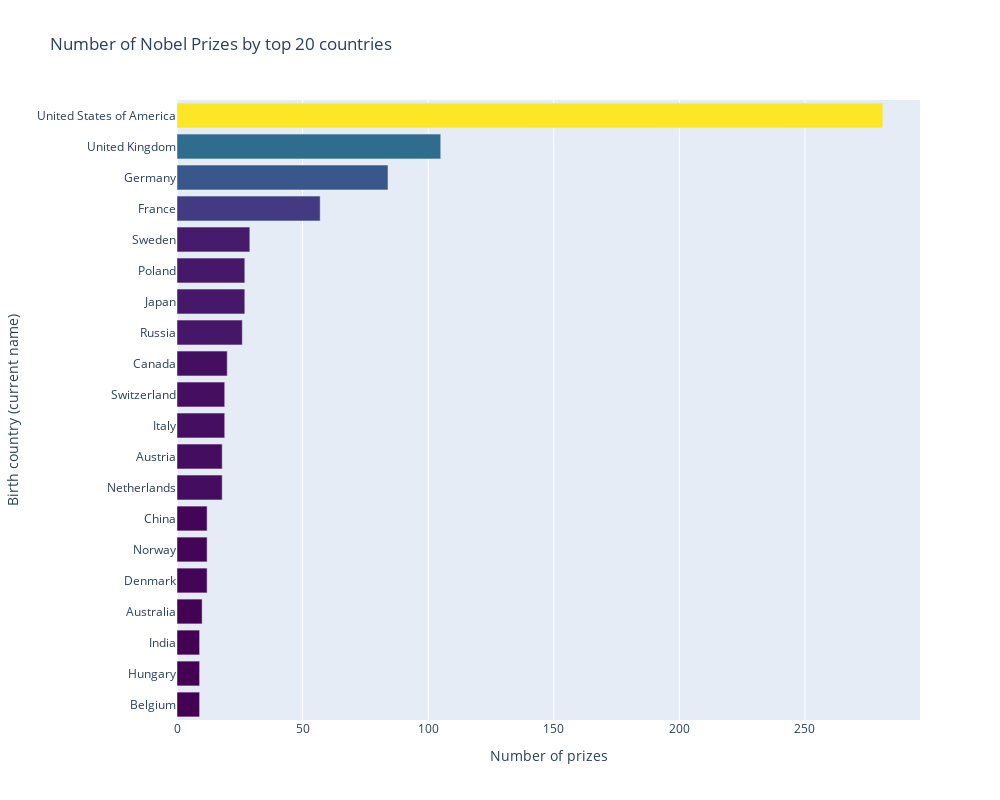

Notebook code cell kept with this figure:
### Code cell
fig = px.bar(top_20_countries,
             y=top_20_countries.birth_country_current,
             x=top_20_countries.prize,
             orientation='h',
             color_continuous_scale='Viridis',
             color='prize',
             title='Number of Nobel Prizes by top 20 countries',
             width=1000,
             height=800)

fig.update_layout(xaxis_title='Number of prizes',
                  yaxis_title='Birth country (current name)',
                  coloraxis_showscale=False)

fig.show()

### Figure 1 — Plotly figure (JSON) as saved in the notebook; plotly's stock layout.template omitted (floating-point values rounded to 4 significant figures)
{"data": [{"alignmentgroup": "True", "hovertemplate": "prize=%{marker.color}<br>birth_country_current=%{y}<extra></extra>", "legendgroup": "", "marker": {"color": [9, 9, 9, 10, 12, 12, 12, 18, 18, 19, 19, 20, 26, 27, 27, 29, 57, 84, 105, 281], "coloraxis": "coloraxis", "pattern": {"shape": ""}}, "name": "", "offsetgroup": "", "orientation": "h", "showlegend": false, "textposition": "auto", "type": "bar", "x": [9, 9, 9, 10, 12, 12, 12, 18, 18, 19, 19, 20, 26, 27, 27, 29, 57, 84, 105, 281], "xaxis": "x", "y": ["Belgium", "Hungary", "India", "Australia", "Denmark", "Norway", "China", "Netherlands", "Austria", "Italy", "Switzerland", "Canada", "Russia", "Japan", "Poland", "Sweden", "France", "Germany", "United Kingdom", "United States of America"], "yaxis": "y"}], "layout": {"barmode": "relative", "coloraxis": {"colorbar": {"title": {"text": "prize"}}, "colorscale": [[0, "#440154"], [0.1111, "#482878"], [0.2222, "#3e4989"], [0.3333, "#31688e"], [0.4444, "#26828e"], [0.5556, "#1f9e89"], [0.6667, "#35b779"], [0.7778, "#6ece58"], [0.8889, "#b5de2b"], [1, "#fde725"]], "showscale": false}, "height": 800, "legend": {"tracegroupgap": 0}, "title": {"text": "Number of Nobel Prizes by top 20 countries"}, "width": 1000, "xaxis": {"anchor": "y", "domain": [0, 1], "title": {"text": "Number of prizes"}}, "yaxis": {"anchor": "x", "domain": [0, 1], "title": {"text": "Birth country (current name)"}}}}
